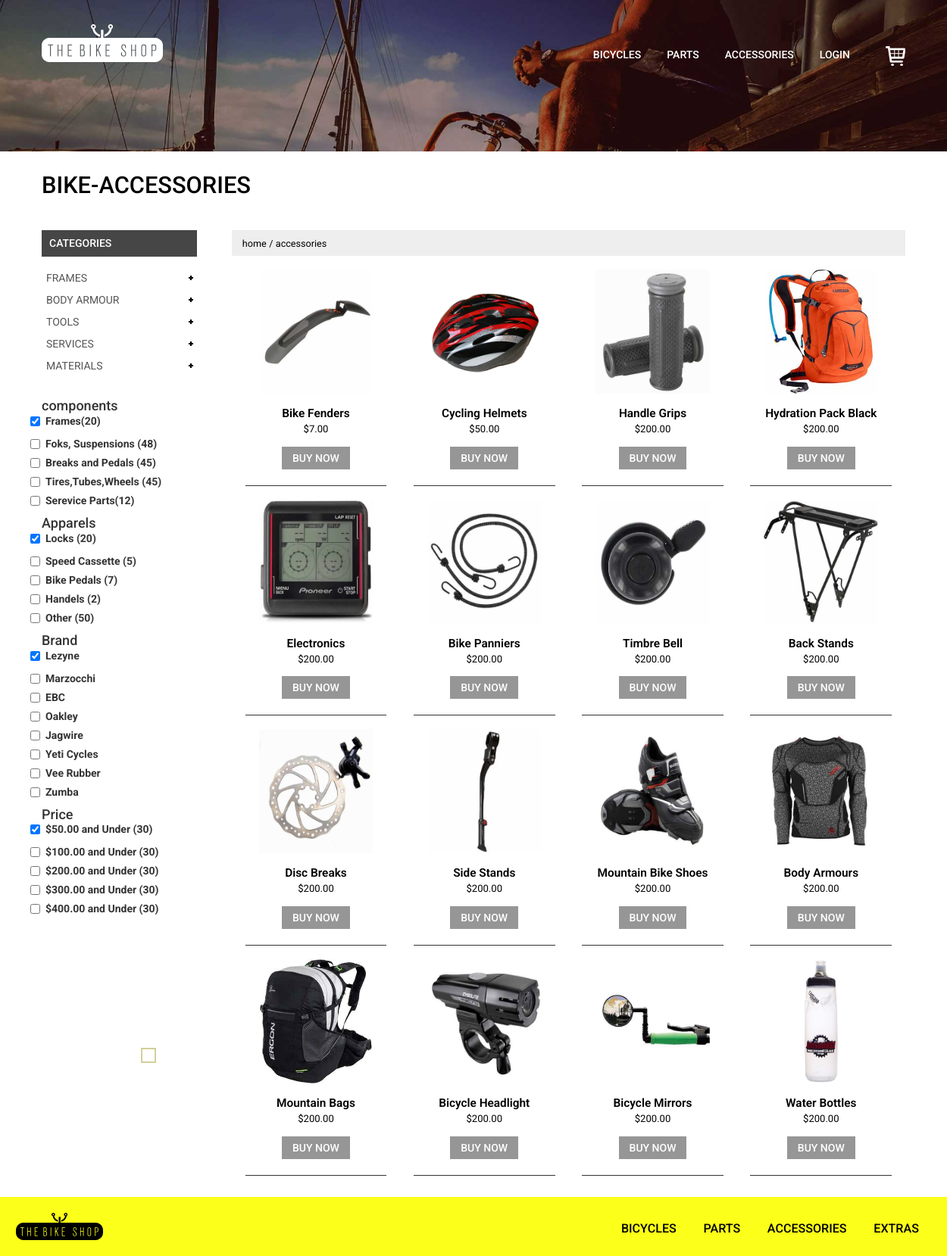
Screenshot of /accessories.php with the database file from the repository.
### tables this page shows
CREATE TABLE `products` (
  `id` int(11) NOT NULL,
  `name` varchar(255) NOT NULL,
  `model` varchar(50) DEFAULT NULL,
  `price` decimal(10,2) NOT NULL,
  `popularity` float NOT NULL,
  `description` text DEFAULT NULL,
  `type` varchar(100) DEFAULT NULL,
  `brand` varchar(100) DEFAULT NULL,
  `image` varchar(255) DEFAULT NULL
);

### _inc/classes/Database.php (called while the page is built, shortened)
<?php
class Database{
    private $host = "localhost";
    private $db = "bike_test";
    private $user = "root";
    private $pass = "";
    private $charset = "utf8";
    public $pdo;
    public function __construct() {
        $dsn = "mysql:host={$this->host};dbname={$this->db};charset={$this->charset}";
        try {
            $this->pdo = new PDO($dsn, $this->user, $this->pass);
            $this->pdo->setAttribute(PDO::ATTR_ERRMODE, PDO::ERRMODE_EXCEPTION);
        } catch (PDOException $e) {
            die('Connection failed: ' . $e->getMessage());
        }
    }
    public function __destruct(){
        $this->pdo = null;
    }
    public function getConnection(){
        return $this->pdo;
    }
    public function getAccessories() {
        $sql = "SELECT * FROM products WHERE type like '%accessories%'";
        $stmt = $this->pdo->prepare($sql);
        $stmt->execute();
        return $stmt->fetchAll(PDO::FETCH_ASSOC);
    }
}

### _inc/classes/Authenticate.php (called while the page is built, shortened)
<?php
class Authenticate {
    public function isLoggedIn() {
        return isset($_SESSION['user_id']);
    }
}

### accessories.php (the view, shortened to what this page needs)
<?php
include("partials/header_others.php");
$db = new Database();
$parts = $db->getAccessories();
?>
<div class="parts">
	 <div class="container">
		 <h2>BIKE-ACCESSORIES</h2>
		 <div class="bike-parts-sec">
		 <div class="bike-parts acces">
			 <div class="top">
				 <ul>
					 <li><a href="index.php">home</a></li>
					 <li><a href="#"> / </a></li>
					 <li><a href="#">accessories</a></li>
				 </ul>
			 </div>
             <div class="bike-apparels">
                 <div class="parts1">
                     <?php foreach ($parts as $part) {?>
                         <a href="single.php?product_id=<?php echo $part['id']; ?>"><div class="part-sec">
                                 <?php if (strpos(strtolower($part['name']), 'bottle')) {?>
                                 <img src="<?php echo $part['image']?>" class='bottle' alt=""/>
                                 <?php }else{?>
                                 <img src="<?php echo $part['image']?>" alt=""/>
                                 <?php }?>
                                 <div class="part-info">
                                     <a href="#"><h5><?php echo $part['name']?><span>$<?php echo $part['price']?></span></h5></a>
                                     <a class="qck" href="single.php?product_id=<?php echo $part['id']; ?>">BUY NOW</a>
                                 </div>
                             </div></a>
                     <?php }?>
                     <div class="clearfix"></div>
                 </div>
             </div>
		 </div>
		 <div class="rsidebar span_1_of_left">
				 <section  class="sky-form">
					 <div class="product_right">
						 <h3 class="m_2">Categories</h3>
					  </div>
					 <h4>components</h4>
					 <div class="row row1 scroll-pane">
						 <div class="col col-4">
								<label class="checkbox"><input type="checkbox" name="checkbox" checked=""><i></i>Frames(20)</label>
						 </div>
						 <div class="col col-4">
								<label class="checkbox"><input type="checkbox" name="checkbox"><i></i>Foks, Suspensions (48)</label>
								<label class="checkbox"><input type="checkbox" name="checkbox"><i></i>Breaks and Pedals (45)</label>
								<label class="checkbox"><input type="checkbox" name="checkbox"><i></i>Tires,Tubes,Wheels (45)</label>
								<label class="checkbox"><input type="checkbox" name="checkbox"><i></i>Serevice Parts(12)</label>
						 </div>
					 </div>
					 <h4>Apparels</h4>
					 <div class="row row1 scroll-pane">
						 <div class="col col-4">
								<label class="checkbox"><input type="checkbox" name="checkbox" checked=""><i></i>Locks (20)</label>
						 </div>
						 <div class="col col-4">
								<label class="checkbox"><input type="checkbox" name="checkbox"><i></i>Speed Cassette (5)</label>
								<label class="checkbox"><input type="checkbox" name="checkbox"><i></i>Bike Pedals (7)</label>
								<label class="checkbox"><input type="checkbox" name="checkbox"><i></i>Handels (2)</label>
								<label class="checkbox"><input type="checkbox" name="checkbox"><i></i>Other (50)</label>
						 </div>
					 </div>
				 </section>
				 <section  class="sky-form">
						<h4>Brand</h4>
							<div class="row row1 scroll-pane">
								<div class="col col-4">
									<label class="checkbox"><input type="checkbox" name="checkbox" checked=""><i></i>Lezyne</label>
								</div>
								<div class="col col-4">
									<label class="checkbox"><input type="checkbox" name="checkbox"><i></i>Marzocchi</label>
									<label class="checkbox"><input type="checkbox" name="checkbox"><i></i>EBC</label>
									<label class="checkbox"><input type="checkbox" name="checkbox"><i></i>Oakley</label>
									<label class="checkbox"><input type="checkbox" name="checkbox"><i></i>Jagwire</label>
									<label class="checkbox"><input type="checkbox" name="checkbox" ><i></i>Yeti Cycles</label>
									<label class="checkbox"><input type="checkbox" name="checkbox"><i></i>Vee Rubber</label>
									<label class="checkbox"><input type="checkbox" name="checkbox"><i></i>Zumba</label>
								</div>
							</div>
				   </section>
				   <section  class="sky-form">
						<h4>Price</h4>
							<div class="row row1 scroll-pane">
								<div class="col col-4">
									<label class="checkbox"><input type="checkbox" name="checkbox" checked=""><i></i>$50.00 and Under (30)</label>
								</div>
								<div class="col col-4">
									<label class="checkbox"><input type="checkbox" name="checkbox"><i></i>$100.00 and Under (30)</label>
									<label class="checkbox"><input type="checkbox" name="checkbox"><i></i>$200.00 and Under (30)</label>
									<label class="checkbox"><input type="checkbox" name="checkbox"><i></i>$300.00 and Under (30)</label>
									<label class="checkbox"><input type="checkbox" name="checkbox"><i></i>$400.00 and Under (30)</label>
								</div>
							</div>
				   </section>
			 </div>
		 <div class="clearfix"></div>
		 </div>
	  </div>
</div>
<?php
include('partials/footer.php');
?>
</body>
</html>

### partials/header_others.php (shortened to what this page needs)
<?php
$db = new Database();
$auth = new Authenticate($db);
?>
<!DOCTYPE html>
<html>
<head>
    <link href="css/bootstrap.css" rel='stylesheet' type='text/css' />
    <link href="css/style.css" rel="stylesheet" type="text/css" media="all" />
    <link href="css/nav.css" rel="stylesheet" type="text/css" media="all"/>
</head>
<body>
<div class="banner-bg banner-sec">
    <div class="container">
        <div class="header">
            <div class="logo">
                <a href="index.php"><img src="images/logo.png" alt=""/></a>
            </div>
            <div class="top-nav">
                <ul class="nav">
                    <li class="dropdown1"><a href="bicycles.php">BICYCLES</a>
                    </li>
                    <li class="dropdown1"><a href="parts.php">PARTS</a>
                    </li>
                    <li class="dropdown1"><a href="accessories.php">ACCESSORIES</a>
                    </li>
                    <li class="dropdown1">
                        <?php
                        if ($auth->isLoggedIn()) {
                            echo '<a href="logout.php">LOGOUT</a>';
                            if($auth->getUserRole() == 0){
                                echo '</li>';
                                echo '<li class="dropdown1"><a href="admin.php">ADMIN</a>';
                            }
                            else{
                                echo '</li>';
                                echo '<li class="dropdown1"><a href="user-edit.php?id=' . htmlspecialchars($_SESSION['user_id']) . '">PROFILE</a></li>';
                            }
                        } else {
                            echo '<a href="login.php">LOGIN</a>';
                        }
                        ?>
                    </li>
                    <a class="shop" href="cart.php"><img src="images/cart.png" alt=""/></a>
                </ul>
            </div>
            <div class="clearfix"></div>
        </div>
    </div>
</div>

### partials/footer.php (shortened to what this page needs)
<div class="footer">
    <div class="logo2">
        <a href="index.php"><img src="images/logo2.png" alt=""/></a>
    </div>
    <div class="ftr-menu">
        <ul>
            <li><a href="bicycles.php">BICYCLES</a></li>
            <li><a href="parts.php">PARTS</a></li>
            <li><a href="accessories.php">ACCESSORIES</a></li>
            <li><a href="404.php">EXTRAS</a></li>
        </ul>
    </div>
    <div class="clearfix"></div>
</div>

### css/style.css (style rules this page uses)
body { margin:0; padding:0; background:#fff; font-family: 'Roboto', sans-serif; }
body a { transition:0.5s all; -webkit-transition:0.5s all; -moz-transition:0.5s all; -o-transition:0.5s all; -ms-transition:0.5s all; }
h1,h2,h3,h4,h5,h6 { margin:0; }
ul { margin:0; padding:0; }
a.shop { display:inline-block; float:left; margin:9px 0 0 30px; }
.banner-bg { position:relative; }
.header { margin-top:2.3em; }
.logo { float:left; }
.logo a { display: inline-block; }
.top-nav { float:right; margin-top: 0px; }
.footer { background:#fcff19; padding:1.5em; }
.logo2 { float:left; }
.ftr-menu { float:right; }
.ftr-menu ul li { display:inline-block; margin-top:10px; }
.ftr-menu ul li a { display:block; text-decoration:none; font-size:1.15em; font-weight:500; color:#000; padding:0 1em; }
.banner-sec { background:url(../images/bg.jpg) no-repeat; background-size:cover; min-height:200px; }
.acces { float:left; }
.parts { padding:2em 0; }
.parts h2 { color:#000; font-size:2.2em; font-weight:500; }
.rsidebar { display: block; float: left; margin: 0% 3.5% 0% 0; width: 18%; }
h3.m_2 { font-size: 1em; font-weight: 500; padding: 10px; background:#464646; text-transform: uppercase; color: #fff; margin-bottom: 1em; }
.product_right { margin-bottom: 2em; }
.checkbox i { position: absolute; bottom: 255px; left: 14.9%; display: block; width: 20px; height: 20px; outline: none; border: 2px solid #D2CF99; }
.checkbox { margin-top:0; }
.bike-parts-sec { margin-top:3em; }
.bike-parts { float:right; width:78%; }
.top { background:#eee; padding:0.5em 1em; }
.top ul li { display:inline-block; }
.top ul li a { color:#000; font-size:0.9em; text-decoration:none; }
.part-sec { float:left; width:21%; margin:0 2%; border-bottom:1.5px solid; padding-bottom:1.5em; text-align:center; position:relative; }
.part-sec img { width:100%; height: 200px; padding: 18px; }
.part-sec img.bottle { width:50%; }
.part-sec a h5 { color:#000; font-size:1.1em; font-weight:600; margin-bottom:1em; }
.part-sec a h5 span { display:block; font-size:0.85em; font-weight:400; margin-top:5px; }
a.qck { background:#969696; color:#fff; padding:5px 1em; font-size:1em; font-weight:500; display:inline-block; text-decoration:none; }
@media (max-width: 1366px) { .top-nav { margin-top: 0; } }
html, body { height: 100%; margin: 0; }

### css/nav.css (style rules this page uses)
.nav { position: relative; margin: 0px 0 0 0; }
ul.nav { padding:0; list-style:none; }
li.dropdown1 { border-top-left-radius: 13px; border-top-right-radius: 13px; }
.nav > li { display: inline-block; float: left; background: none; }
.nav > li > a { padding: 0.5em 1em 1em 1em; display: block; color: #fff; margin: 0; font-size: 15px; font-weight:500; text-transform: uppercase; border: none; letter-spacing: 1px; border-style: solid; border-color: rgba(255, 255, 255, 0); background: none; border-top-left-radius: 13px; border-top-right-radius: 13px; }
.nav > li:nth-child(1) > a,.nav > li:nth-child(5) > a,.nav > li:nth-child(6) > a, .nav > li:nth-child(7) > a { background:none; }
.nav > li > ul li ul, .nav li >ul li, .nav > li > .fulldrop, .nav > li > .coldrop, .nav > li > ul, .nav > li { transition: all 0.3s ease-in-out; -moz-transition: all 0.3s ease-in-out; -webkit-transition: all 0.3s ease-in-out; -o-transition: all 0.3s ease-in-outs; }
@media (max-width: 1280px) { .nav > li > a { font-size: 1em; letter-spacing: 0; } }

### rows the page displays
products: image (picture), name "Bike Fenders", price "7.00"
products: image (picture), name "Cycling Helmets", price "50.00"
products: image (picture), name "Handle Grips", price "200.00"
products: image (picture), name "Hydration Pack Black", price "200.00"
products: image (picture), name "Electronics", price "200.00"
products: image (picture), name "Bike Panniers", price "200.00"
products: image (picture), name "Timbre Bell", price "200.00"
products: image (picture), name "Back Stands", price "200.00"
products: image (picture), name "Disc Breaks", price "200.00"
products: image (picture), name "Side Stands", price "200.00"
products: image (picture), name "Mountain Bike Shoes", price "200.00"
products: image (picture), name "Body Armours", price "200.00"
products: image (picture), name "Mountain Bags", price "200.00"
products: image (picture), name "Bicycle Headlight", price "200.00"
products: image (picture), name "Bicycle Mirrors", price "200.00"
products: image (picture), name "Water Bottles", price "200.00"
